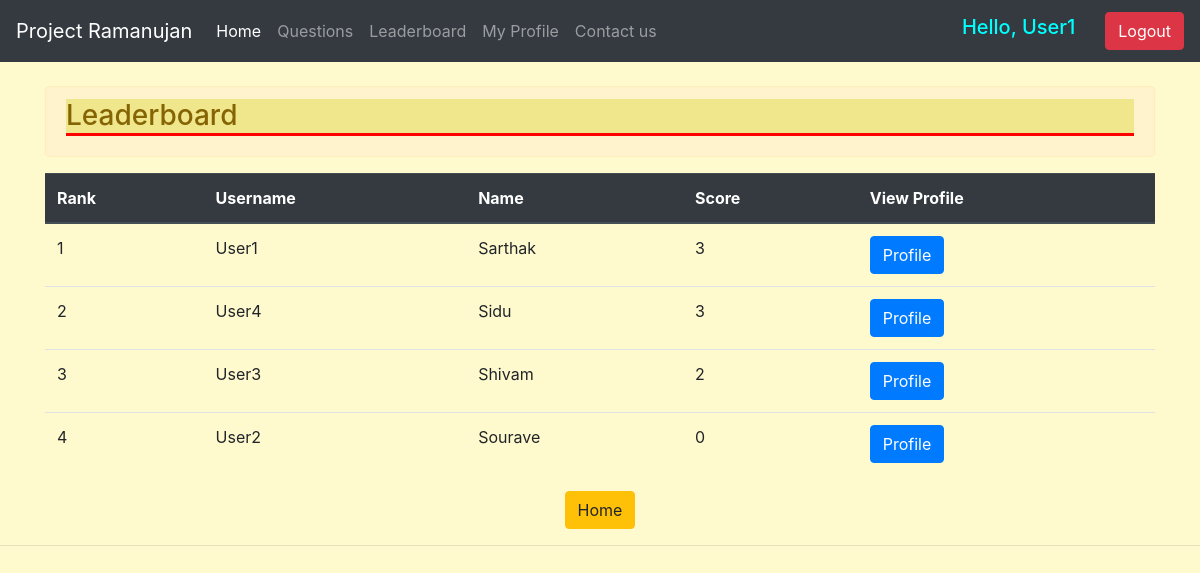
The app's page /leaderboard (signed in) with its own data.
### namo/models.py (models this page shows, shortened)
class Profile(models.Model):
    anna = models.OneToOneField(User, null=True, on_delete=models.CASCADE)
    name = models.CharField(max_length=100, null=True)
    phone = models.CharField(max_length=12, null=True)
    note = models.CharField(max_length=100, null=True)
    pic = models.ImageField(default="default.png", null=True, blank=True)
    score = models.IntegerField(null=True, blank=True, default=0)
    qdone = ListCharField(
        base_field=models.CharField(max_length=16, null=True, blank=True),
        size=6,
        max_length=(6 * 17),
        default=[0],
    )

### namo/views.py (the view)
# urls.py: path('leaderboard', views.leaderboard, name='leader'),
@login_required(login_url='login')
def leaderboard(request):
    leaders = Profile.objects.all().order_by('-score')   # VI - we here use .order_by to order them according to score
    context = {'leaders': leaders}
    return render(request, 'namo/leaderboard.html', context)

### namo/templates/namo/leaderboard.html
{% extends 'namo/main.html' %}
{% block content %}
{% load static %}
<div class="container mt-4">
    <div class="alert alert-warning mt-4">
        <h3 style="border-bottom: 3px solid red;
  background-color: khaki;">Leaderboard</h3>
    </div>
    <table class="table">
        <thead class="thead-dark">
            <tr>
                <th scope="col">Rank</th>
                <th scope="col">Username</th>
                <th scope="col">Name</th>
                <th scope="col">Score</th>
                <th scope="col">View Profile</th>
            </tr>
        </thead>
        <tbody>
            {% for i in leaders %}
                <tr>
                    <td>{{forloop.counter}}</td>
                    <td>{{i.anna}}</td>
                    <td>{{i.name}}</td>
                    <td>{{i.score}}</td>
                    <td><a class="btn btn-primary" href="#">Profile</a></td>
                </tr>
            {% endfor %}
        </tbody>
    </table>
<center><a class="btn btn-warning" href="{% url 'index' %}">Home</a></center>
</div>
{% endblock %}

### namo/templates/namo/navbar.html (shortened to what this page needs)
<nav class="navbar navbar-expand-lg navbar-dark bg-dark">
  <a class="navbar-brand" href="#">Project Ramanujan</a>
  <div class="collapse navbar-collapse" id="navbarSupportedContent">
    <ul class="navbar-nav mr-auto">
      <li class="nav-item active">
        <a class="nav-link" href="{% url 'index' %}">Home <span class="sr-only">(current)</span></a>
      </li>
      <li class="nav-item">
        <a class="nav-link" href="{% url 'ques' %}">Questions</a>
      </li>
      <li class="nav-item">
        <a class="nav-link " href="{% url 'leader' %}">Leaderboard</a>
      </li>
      {%  if user.is_authenticated %}
      <li class="nav-item">
        <a class="nav-link" href="{% url 'profile' %}">My Profile</a>
      </li>
      {% endif %}
      <li class="nav-item">
        <a class="nav-link" href="{% url 'about' %}">Contact us</a>
      </li>
    </ul>
  </div>
    {%  if user.is_authenticated %}
     <span class="hello-msg" style="color:aqua;">
       <h5>Hello, {{request.user}}</h5>
     </span>
    <p style="padding: 15px;"></p>
     <span ><a  class="btn btn-danger" href="{% url 'logout' %}">Logout</a></span>
  {% endif %}
</nav>

### namo/templates/namo/main.html (style rules this page uses)
body { background-color: #FFFACD; }

### records on screen
Profile: anna "User1", name "Sarthak", score "3"
Profile: anna "User4", name "Sidu", score "3"
Profile: anna "User3", name "Shivam", score "2"
Profile: anna "User2", name "Sourave", score "0"

### other values on screen
{{ request.user }} "User1"
